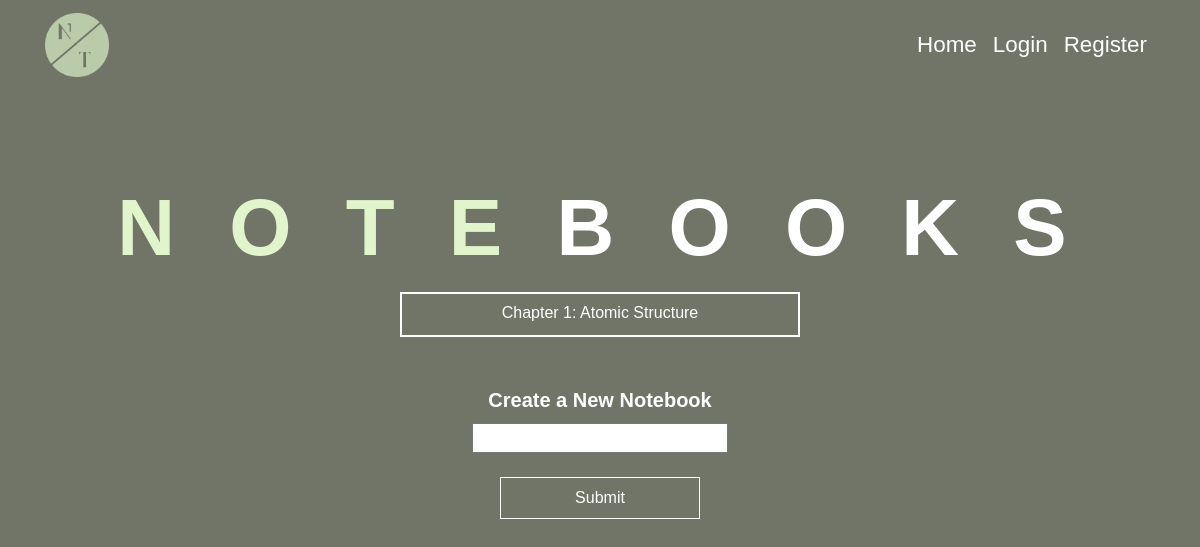
The app's page /notes/jordantwells/ (signed in), older data.
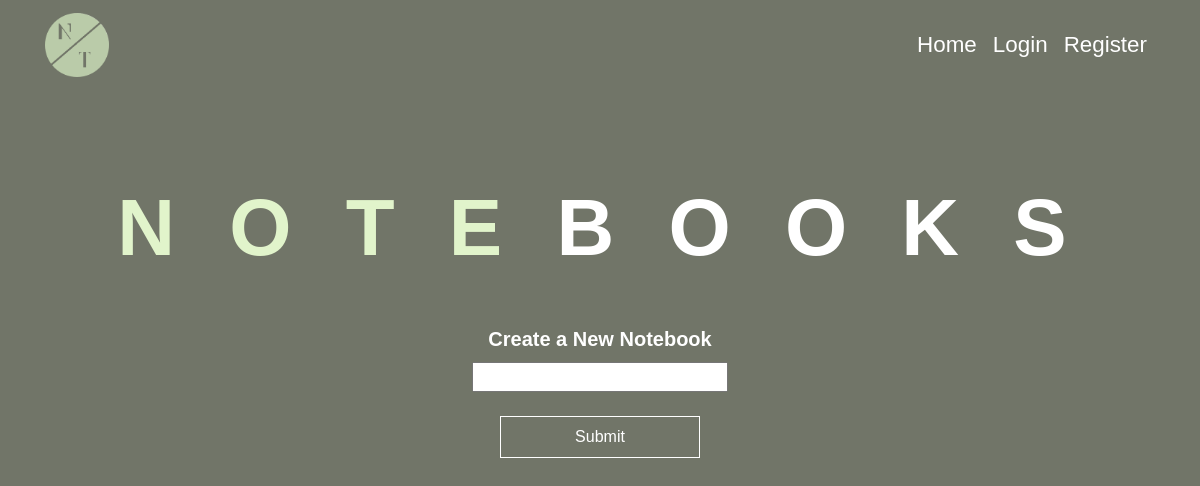
The same page, newer data.
### notes/models.py (models this page shows, shortened)
class Note(models.Model):
	title = models.CharField(max_length = 255)
	created_on = models.DateTimeField(auto_now_add=True)
	user = models.ForeignKey(User, unique=False, on_delete=models.CASCADE)
	tags = models.ManyToManyField('tag', related_name='notes')

### notes/views.py (the view)
# urls.py: path("<str:username>/", views.notes_index, name = "notes_index"),
def notes_index(request, username):
    if request.method == "POST":
        form = request.POST
        n = Note(title = form.get("title"), user = request.user)
        n.save()
    context = None
    user = request.user
    if user.is_authenticated and user.get_username() == username:
        notes = Note.objects.filter(user=user)
        context = {
            "notes" : notes
        }
        return render(request, "notes/notes_index.html", context)
    else:
        return redirect("login")

### notes/templates/notes/notes_index.html (shortened to what this page needs)
{% extends "base.html"%}
{% block content %}
	<div class>
		<div class="container" style="background-size: cover;">
			<div class = "col-lg-12" align="center">
				<h1 class="page-header"><span style = "color: #E1F4CB"> N O T E </span> B O O K S
				</h1>
			</div>
			<div class="col-md-12 mb-5" align="center">
				{% for note in notes %}
				<a class="ghost-button-notebook my-2" href="{% url 'notes:note_page' user.get_username note.pk %}">{{note.title}}</a>
				{% endfor %}
			</div>
			<div class="col-md-12 my-5" align="center">
				<form method = "post" action = "{% url 'notes:notes_index' user.get_username %}">
				<label style="display: block; color: white" class="form" for="title">Create a New Notebook</label>
				<input type="text" id="title" name="title"><br><br>
				<input class="ghost-button" type="submit" value="Submit" style="background-color: #717568">
				</form>
			</div>
		</div>
	</div>
{% endblock content %}

### templates/base.html (shortened to what this page needs)
{% load static %}
<!DOCTYPE html>
<html>
<head>
	<link rel="stylesheet" type="text/css" href="{% static 'css/styles.css' %}">
	<link rel="stylesheet" href="https://stackpath.bootstrapcdn.com/bootstrap/4.5.2/css/bootstrap.min.css">
</head>
<body style="background-color: #717568">
	<nav class="navbar navbar-fixed fixed-top navbar-expand-md">
	    <div class="container">
	        <a class="navbar-brand" href="/">
				<img class="nav-img" src="{% static 'notestlogo.png' %}" alt="Notest Logo">
			</a>
	        <div class="collapse navbar-collapse" id="navbarNav">
	            <ul class="navbar-nav ml-auto">
	                <li class="nav-item">
					<a class="nav-link scroll-link" href="{% url 'core:index' %}">Home</a>
				</li>
				<li class="nav-item">
					<a class="nav-link scroll-link" href='{% url "login" %}'>Login</a>
				</li>
				<li class="nav-item">
					<a class="nav-link scroll-link" href="{% url 'core:register' %}">Register</a>
				</li>
	            </ul>
	        </div>
	    </div>
	</nav>
	{% block content %}
	{% endblock content %}
</body>
</html>

### static/css/styles.css (style rules this page uses)
html { font-size: 16px; moz-osx-font-smoothing: grayscale; -webkit-font-smoothing: antialiased; min-width: 300px overflow-x: hidden; overflow-y: scroll; text-rendering: optimizeLegibility; -webkit-text-size-adjust: 100%; -ms-text-size-adjust: 100%; text-size-adjust: 100%; }
body { padding-top: 100px; overflow-x: hidden; }
div { display: block; }
.navbar { background-color: #717568; background-repeat: no-repeat; background-size: 1920px 1080px }
.navbar-brand { display: inline-block; padding-top: .3125rem; padding-bottom: .3125rem; margin-right: 1rem; font-size: 1.25rem; line-height: inherit; white-space: nowrap; }
.nav-img { height: 4rem; }
.nav-item, .scroll-link, .navbar-collapse { font-family: Muli, sans-serif; color: white; font-size: 1.4rem; }
.ghost-button { font-family: Muli, sans-serif; display: inline-block; width: 200px; padding: 8px; color: #fff; border: 1px solid #fff; text-align: center; outline: none; text-decoration: none; }
.page-header { font-family: Muli, sans-serif; font-weight: bold; font-size: 5rem; margin-bottom: 1rem; color: white; padding-top: 5rem; letter-spacing: 1rem; }
.form { font-family: Muli, sans-serif; font-size: 1.25rem; font-weight: bold; color: white; }

Row changes from the older to the newer data that the page shows:
no longer on this page (row edited): Note: title "Chapter 1: Atomic Structure"
